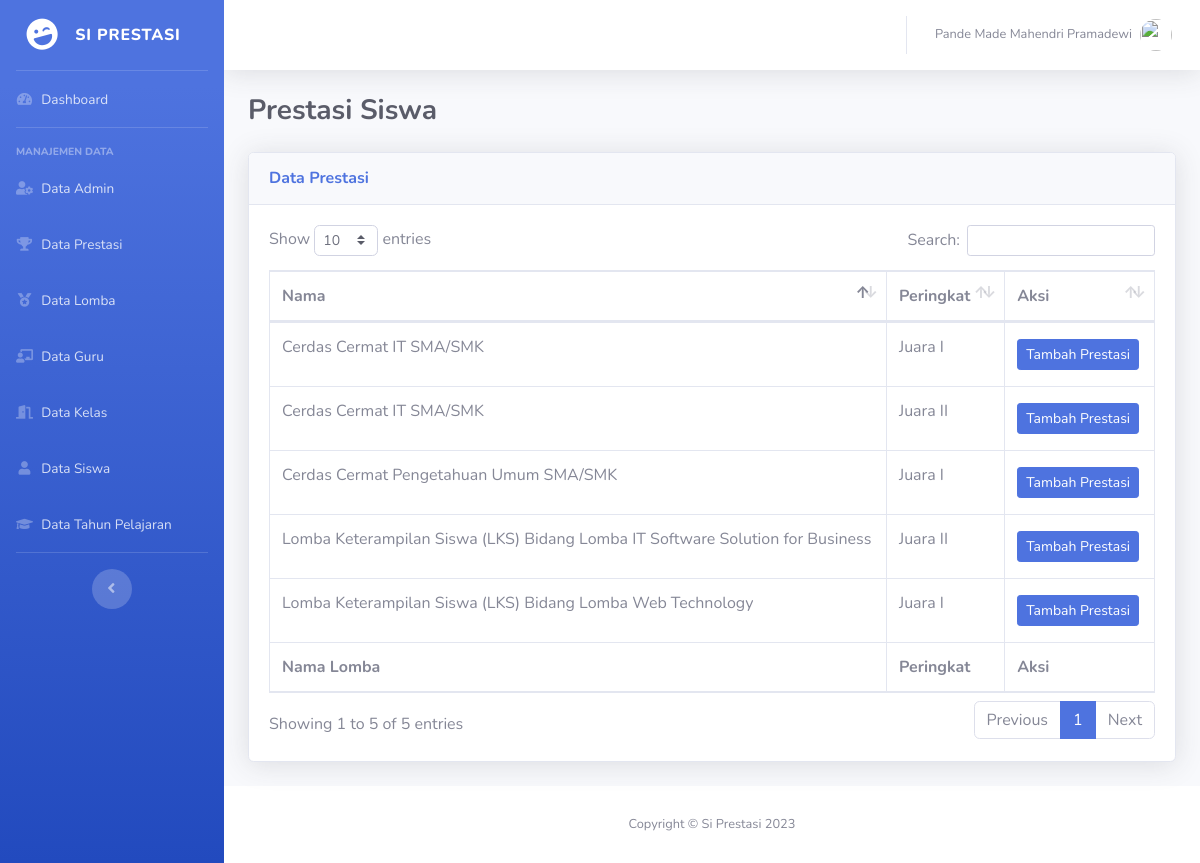
Page /admin/prestasi/prestasi-siswa.php (signed in) on the earlier database version.
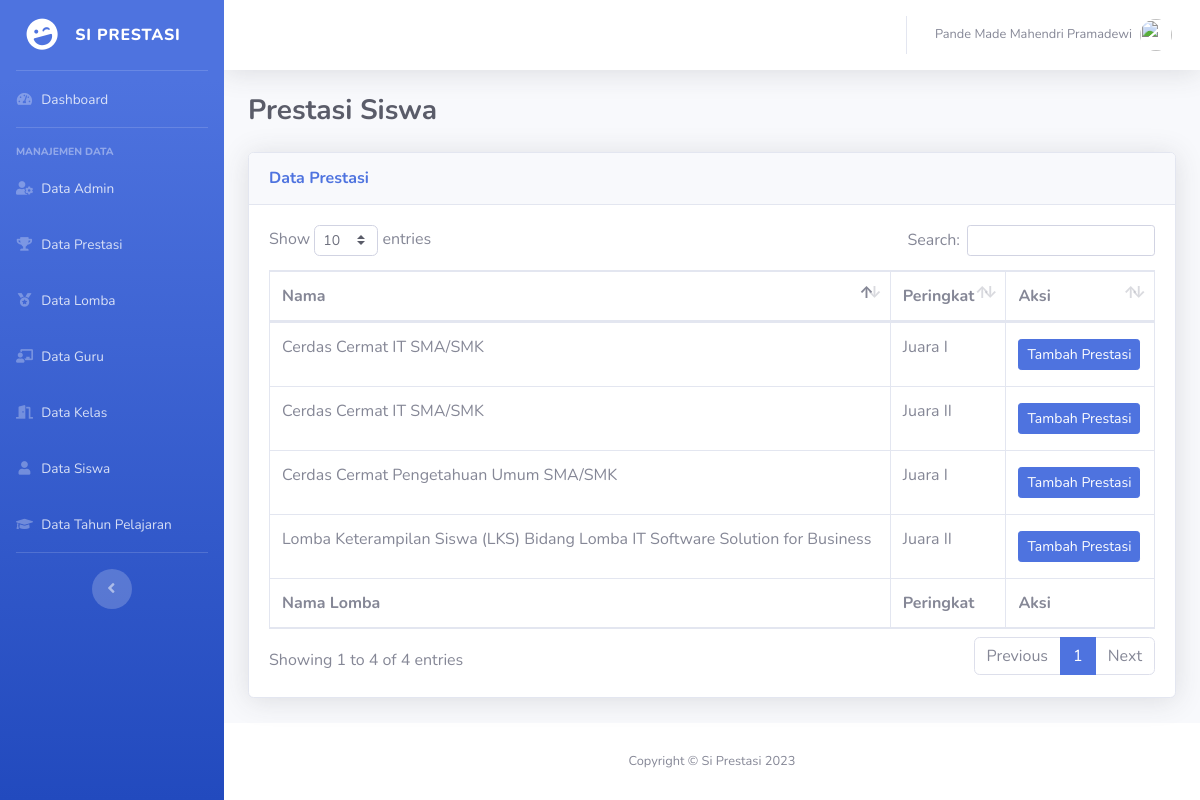
Same page on the later database version.
### tables this page shows
CREATE TABLE `tb_prestasi` (
  `pid` int NOT NULL,
  `lid` int NOT NULL,
  `pperingkat` varchar(50) NOT NULL,
  `pdokumen` varchar(255) DEFAULT NULL
);

CREATE TABLE `tb_lomba` (
  `lid` int NOT NULL,
  `ljenis` enum('1','2') NOT NULL DEFAULT '2',
  `lnama` varchar(100) NOT NULL,
  `ltingkat` enum('kota/kabupaten','provinsi','nasional','regional','internasional','lainnya') NOT NULL,
  `lpenyelenggara` varchar(200) NOT NULL,
  `ltahun` int NOT NULL,
  `tid` int NOT NULL
);

### functions.php (called while the page is built, shortened)
<?php
$conn = mysqli_connect(DB_HOST, DB_USER, DB_PASS, DB_NAME);
function query($query)
{
	global $conn;
	$result = mysqli_query($conn, $query);
	$rows = [];
	while ($row = mysqli_fetch_assoc($result)) {
		$rows[] = $row;
	}
	return $rows;
}

### admin/prestasi/prestasi-siswa.php (the view, shortened to what this page needs)
<?php
include '../../functions.php';
$data = query('SELECT * FROM tb_prestasi INNER JOIN tb_lomba ON tb_prestasi.lid = tb_lomba.lid WHERE ljenis = 2');
?>
<!DOCTYPE html>
<html lang="en">
<head>
    <link href="../../vendor/fontawesome-free/css/all.min.css" rel="stylesheet" type="text/css">
    <link href="../../css/sb-admin-2.min.css" rel="stylesheet">
    <link href="../../vendor/datatables/dataTables.bootstrap4.min.css" rel="stylesheet">
</head>
<body id="page-top">
    <div id="wrapper">
        <?php require_once "../partial/sidebar.php" ?>
        <div id="content-wrapper" class="d-flex flex-column">
            <div id="content">
                <?php require_once "../partial/topbar.php" ?>
                <div class="container-fluid">
                    <div class="d-sm-flex align-items-center justify-content-between mb-4">
                        <h1 class="h3 mb-0 text-gray-800 font-weight-bold">Prestasi Siswa</h1>
                    </div>
                    <div class="card shadow mb-4">
                        <div class="card-header py-3">
                            <h6 class="m-0 font-weight-bold text-primary">Data Prestasi</h6>
                        </div>
                        <div class="card-body">
                            <div class="table-responsive">
                                <table class="table table-bordered" id="dataTable" width="100%" cellspacing="0">
                                    <thead>
                                        <tr>
                                            <th>Nama </th>
                                            <th>Peringkat</th>
                                            <th>Aksi</th>
                                        </tr>
                                    </thead>
                                    <tfoot>
                                        <tr>
                                            <th>Nama Lomba</th>
                                            <th>Peringkat</th>
                                            <th>Aksi</th>
                                        </tr>
                                    </tfoot>
                                    <tbody>
                                        <?php foreach ($data as $d) : ?>
                                            <tr>
                                                <td><?= $d['lnama'] ?></td>
                                                <td><?= $d['pperingkat'] ?></td>
                                                <td>
                                                    <a href="<?= BASE_URL ?>/admin/prestasi/tambah-prestasi-siswa.php?pid=<?= $d['pid'] ?>" class=" btn btn-primary btn-sm my-1">
                                                        Tambah Prestasi
                                                    </a>
                                                </td>
                                            </tr>
                                        <?php endforeach; ?>
                                    </tbody>
                                </table>
                            </div>
                        </div>
                    </div>
                </div>
            </div>
            <?php require_once "../partial/footer.php" ?>
        </div>
    </div>
</body>
</html>

Differences in the rows shown:
removed tb_prestasi: lid.lnama "Lomba Keterampilan Siswa (LKS) Bidang Lomba Web Technology", pperingkat "Juara I"
Other differences:
text written by a page script: "Show entries Search: Showing 1 to 5 of 5 entries Previous 1 Next" → "Show entries Search: Showing 1 to 4 of 4 entries Previous 1 Next"
